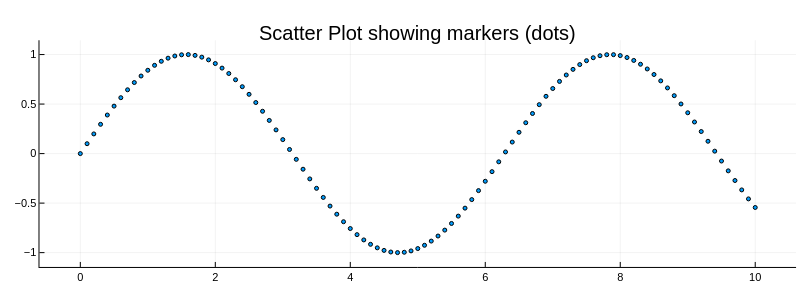

Here is the notebook cell this chart was saved with:
### Code cell
# Scatter plot (using the plot command, specifying series type)
fig3 = plot(t,z, seriestype = :scatter, markersize=2, title = "Scatter Plot showing markers (dots)");
display(fig3);

### Figure 1 — Plotly figure (JSON) as saved in the notebook; plotly's stock layout.template omitted (floating-point values rounded to 4 significant figures)
{"data": [{"colorbar": {"len": 0.8719, "title": "", "x": 0.9951, "y": 0.4861}, "legendgroup": "", "marker": {"color": "rgba(0, 154, 250, 1.000)", "line": {"color": "rgba(0, 0, 0, 1.000)", "width": 1}, "size": 4, "symbol": "circle"}, "mode": "markers", "name": "", "showlegend": false, "type": "scatter", "x": [0, 0.1, 0.2, 0.3, 0.4, 0.5, 0.6, 0.7, 0.8, 0.9, 1, 1.1, 1.2, 1.3, 1.4, 1.5, 1.6, 1.7, 1.8, 1.9, 2, 2.1, 2.2, 2.3, 2.4, 2.5, 2.6, 2.7, 2.8, 2.9, 3, 3.1, 3.2, 3.3, 3.4, 3.5, 3.6, 3.7, 3.8, 3.9, 4, 4.1, 4.2, 4.3, 4.4, 4.5, 4.6, 4.7, 4.8, 4.9, 5, 5.1, 5.2, 5.3, 5.4, 5.5, 5.6, 5.7, 5.8, 5.9, 6, 6.1, 6.2, 6.3, 6.4, 6.5, 6.6, 6.7, 6.8, 6.9, 7, 7.1, 7.2, 7.3, 7.4, 7.5, 7.6, 7.7, 7.8, 7.9, 8, 8.1, 8.2, 8.3, 8.4, 8.5, 8.6, 8.7, 8.8, 8.9, 9, 9.1, 9.2, 9.3, 9.4, 9.5, 9.6, 9.7, 9.8, 9.9, 10], "xaxis": "x", "y": [0, 0.09983, 0.1987, 0.2955, 0.3894, 0.4794, 0.5646, 0.6442, 0.7174, 0.7833, 0.8415, 0.8912, 0.932, 0.9636, 0.9854, 0.9975, 0.9996, 0.9917, 0.9738, 0.9463, 0.9093, 0.8632, 0.8085, 0.7457, 0.6755, 0.5985, 0.5155, 0.4274, 0.335, 0.2392, 0.1411, 0.04158, -0.05837, -0.1577, -0.2555, -0.3508, -0.4425, -0.5298, -0.6119, -0.6878, -0.7568, -0.8183, -0.8716, -0.9162, -0.9516, -0.9775, -0.9937, -0.9999, -0.9962, -0.9825, -0.9589, -0.9258, -0.8835, -0.8323, -0.7728, -0.7055, -0.6313, -0.5507, -0.4646, -0.3739, -0.2794, -0.1822, -0.08309, 0.01681, 0.1165, 0.2151, 0.3115, 0.4048, 0.4941, 0.5784, 0.657, 0.729, 0.7937, 0.8504, 0.8987, 0.938, 0.9679, 0.9882, 0.9985, 0.9989, 0.9894, 0.9699, 0.9407, 0.9022, 0.8546, 0.7985, 0.7344, 0.663, 0.5849, 0.501, 0.4121, 0.3191, 0.2229, 0.1245, 0.02478, -0.07515, -0.1743, -0.2718, -0.3665, -0.4575, -0.544], "yaxis": "y"}], "layout": {"annotations": [{"font": {"color": "rgba(0, 0, 0, 1.000)", "family": "sans-serif", "size": 20}, "rotation": 0, "showarrow": false, "text": "Scatter Plot showing markers (dots)", "x": 0.5222, "xanchor": "center", "xref": "paper", "y": 1, "yanchor": "top", "yref": "paper"}], "height": 300, "legend": {"bgcolor": "rgba(255, 255, 255, 1.000)", "bordercolor": "rgba(0, 0, 0, 1.000)", "borderwidth": 1, "font": {"color": "rgba(0, 0, 0, 1.000)", "family": "sans-serif", "size": 11}, "title": {"font": {"color": "rgba(0, 0, 0, 1.000)", "family": "sans-serif", "size": 15}, "text": ""}, "tracegroupgap": 0, "traceorder": "normal", "x": 1, "xanchor": "auto", "y": 1, "yanchor": "auto"}, "margin": {"b": 20, "l": 0, "r": 0, "t": 20}, "paper_bgcolor": "rgba(255, 255, 255, 1.000)", "plot_bgcolor": "rgba(255, 255, 255, 1.000)", "showlegend": true, "width": 800, "xaxis": {"anchor": "y", "domain": [0.04937, 0.9951], "gridcolor": "rgba(0, 0, 0, 0.100)", "gridwidth": 0.5, "linecolor": "rgba(0, 0, 0, 1.000)", "mirror": false, "showgrid": true, "showline": true, "showticklabels": true, "tickangle": 0, "tickcolor": "rgb(0, 0, 0)", "tickfont": {"color": "rgba(0, 0, 0, 1.000)", "family": "sans-serif", "size": 11}, "ticks": "inside", "title": "", "titlefont": {"color": "rgba(0, 0, 0, 1.000)", "family": "sans-serif", "size": 15}, "type": "-", "visible": true, "zeroline": false, "zerolinecolor": "rgba(0, 0, 0, 1.000)"}, "yaxis": {"anchor": "x", "domain": [0.05016, 0.9221], "gridcolor": "rgba(0, 0, 0, 0.100)", "gridwidth": 0.5, "linecolor": "rgba(0, 0, 0, 1.000)", "mirror": false, "showgrid": true, "showline": true, "showticklabels": true, "tickangle": 0, "tickcolor": "rgb(0, 0, 0)", "tickfont": {"color": "rgba(0, 0, 0, 1.000)", "family": "sans-serif", "size": 11}, "ticks": "inside", "title": "", "titlefont": {"color": "rgba(0, 0, 0, 1.000)", "family": "sans-serif", "size": 15}, "type": "-", "visible": true, "zeroline": false, "zerolinecolor": "rgba(0, 0, 0, 1.000)"}}}
